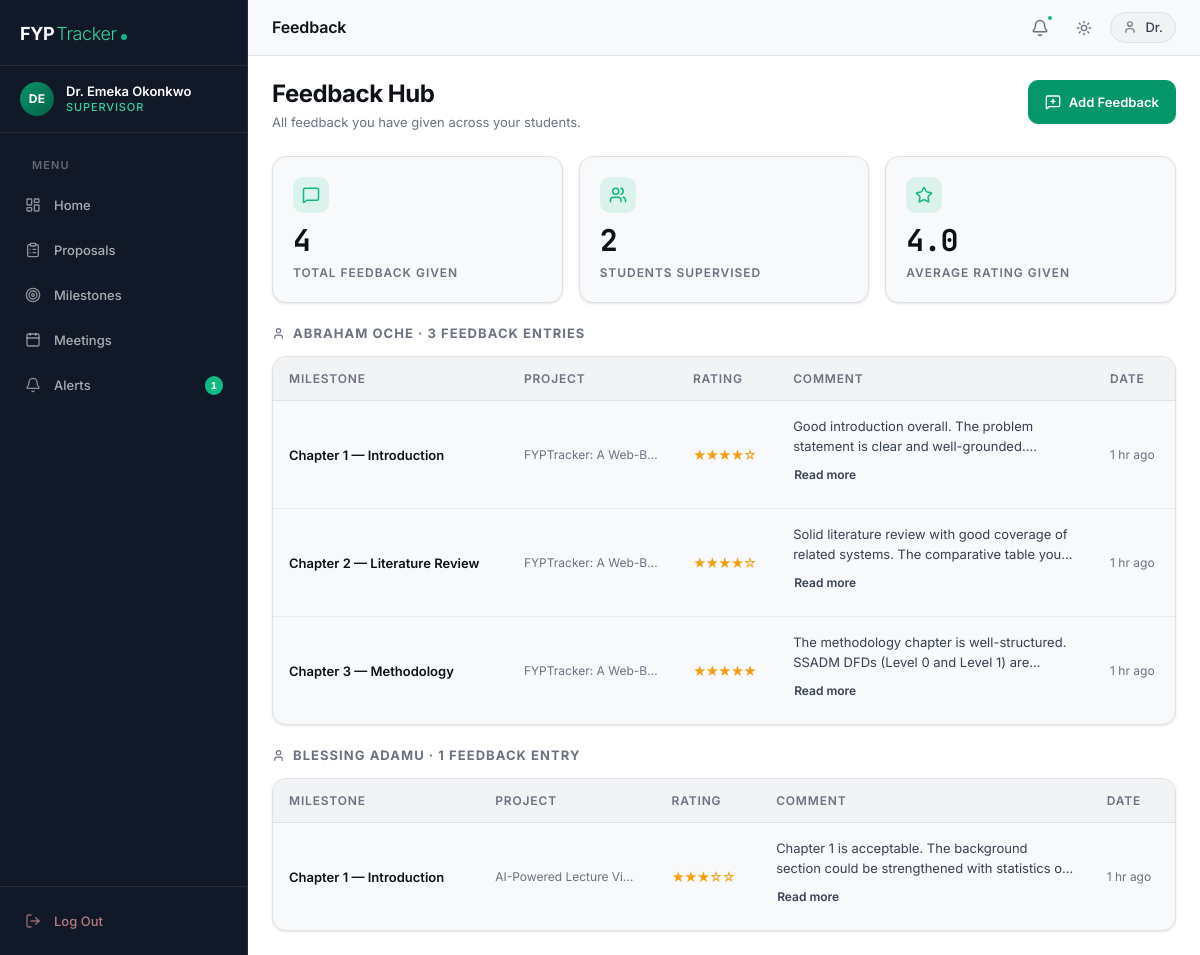
Page /supervisor/feedback.php (signed in) on the committed database.
### tables this page shows
CREATE TABLE feedback (
    feedback_id     INT UNSIGNED    NOT NULL AUTO_INCREMENT,
    milestone_id    INT UNSIGNED    NOT NULL,
    supervisor_id   INT UNSIGNED    NOT NULL,
    comment         TEXT            NOT NULL,
    rating          TINYINT UNSIGNED    NULL DEFAULT NULL CHECK (rating BETWEEN 1 AND 5),
    created_at      TIMESTAMP       NOT NULL DEFAULT CURRENT_TIMESTAMP,
    updated_at      TIMESTAMP       NOT NULL DEFAULT CURRENT_TIMESTAMP
                                                ON UPDATE CURRENT_TIMESTAMP,

    PRIMARY KEY (feedback_id),
    INDEX   idx_feedback_milestone   (milestone_id),
    INDEX   idx_feedback_supervisor  (supervisor_id),
    CONSTRAINT fk_feedback_milestone
        FOREIGN KEY (milestone_id)
        REFERENCES milestones (milestone_id)
        ON DELETE CASCADE
        ON UPDATE CASCADE,
    CONSTRAINT fk_feedback_supervisor
        FOREIGN KEY (supervisor_id)
        REFERENCES users (user_id)
        ON DELETE RESTRICT
        ON UPDATE CASCADE
);

CREATE TABLE milestones (
    milestone_id        INT UNSIGNED    NOT NULL AUTO_INCREMENT,
    project_id          INT UNSIGNED    NOT NULL,
    title               VARCHAR(255)    NOT NULL,    
    description         TEXT                NULL,
    due_date            DATE            NOT NULL,
    completion_status   ENUM(
                            'not_started',
                            'in_progress',
                            'completed'
                        )               NOT NULL DEFAULT 'not_started',
    submission_file     VARCHAR(255)        NULL DEFAULT NULL,  
    completed_at        DATETIME            NULL DEFAULT NULL,
    created_by          INT UNSIGNED    NOT NULL,   
    created_at          TIMESTAMP       NOT NULL DEFAULT CURRENT_TIMESTAMP,
    updated_at          TIMESTAMP       NOT NULL DEFAULT CURRENT_TIMESTAMP
                                                    ON UPDATE CURRENT_TIMESTAMP,

    PRIMARY KEY (milestone_id),
    INDEX   idx_milestones_project (project_id),
    INDEX   idx_milestones_due     (due_date),
    INDEX   idx_milestones_status  (completion_status),
    CONSTRAINT fk_milestones_project
        FOREIGN KEY (project_id)
        REFERENCES projects (project_id)
        ON DELETE CASCADE
        ON UPDATE CASCADE,
    CONSTRAINT fk_milestones_creator
        FOREIGN KEY (created_by)
        REFERENCES users (user_id)
        ON DELETE RESTRICT
        ON UPDATE CASCADE
);

CREATE TABLE projects (
    project_id        INT UNSIGNED    NOT NULL AUTO_INCREMENT,
    title             VARCHAR(255)    NOT NULL,
    description       TEXT                NULL,
    student_id        INT UNSIGNED    NOT NULL,
    supervisor_id     INT UNSIGNED        NULL DEFAULT NULL,
    status            ENUM(
                          'pending',       
                          'approved',      
                          'rejected',      
                          'in_progress',   
                          'completed'      
                      )               NOT NULL DEFAULT 'pending',
    rejection_reason  TEXT                NULL,
    chapter_file      VARCHAR(255)        NULL DEFAULT NULL,  
    submission_date   DATE                NULL DEFAULT NULL,
    approval_date     DATE                NULL DEFAULT NULL,
    completion_date   DATE                NULL DEFAULT NULL,
    created_at        TIMESTAMP       NOT NULL DEFAULT CURRENT_TIMESTAMP,
    updated_at        TIMESTAMP       NOT NULL DEFAULT CURRENT_TIMESTAMP
                                                ON UPDATE CURRENT_TIMESTAMP,

    PRIMARY KEY (project_id),
    UNIQUE  KEY uq_projects_student (student_id),           
    INDEX   idx_projects_supervisor (supervisor_id),
    INDEX   idx_projects_status     (status),
    CONSTRAINT fk_projects_student
        FOREIGN KEY (student_id)
        REFERENCES users (user_id)
        ON DELETE CASCADE
        ON UPDATE CASCADE,
    CONSTRAINT fk_projects_supervisor
        FOREIGN KEY (supervisor_id)
        REFERENCES users (user_id)
        ON DELETE SET NULL
        ON UPDATE CASCADE
);

### includes/repositories/SupervisorRepository.php (called while the page is built, shortened)
<?php
class SupervisorRepository
{
    private PDO $db;
    public function __construct(PDO $db)
    {
        $this->db = $db;
    }
    public function findAssignedStudentsWithProgress(int $supervisorUserId): array
    {
        $stmt = $this->db->prepare(
            "SELECT
                u.user_id,
                u.full_name                                      AS student_name,
                u.email                                          AS student_email,
                st.matric_number,
                p.project_id,
                p.title                                          AS project_title,
                p.status                                         AS project_status,
                p.submission_date,
                COUNT(m.milestone_id)                            AS total_milestones,
                SUM(m.completion_status = 'completed')           AS completed_milestones,
                SUM(m.completion_status = 'in_progress')         AS inprogress_milestones,
                SUM(m.completion_status = 'not_started')         AS pending_milestones
               FROM projects p
               JOIN users u      ON u.user_id     = p.student_id
               JOIN students st  ON st.student_id = p.student_id
               LEFT JOIN milestones m ON m.project_id = p.project_id
              WHERE p.supervisor_id = ?
              GROUP BY p.project_id
              ORDER BY u.full_name ASC"
        );
        $stmt->execute([$supervisorUserId]);
        return $stmt->fetchAll();
    }
}

### includes/functions.php (called while the page is built, shortened)
<?php
function e(string $value): string
{
    return htmlspecialchars($value, ENT_QUOTES | ENT_HTML5, 'UTF-8');
}
function timeAgo(string $dateStr): string
{
    $diff = time() - strtotime($dateStr);
    return match (true) {
        $diff < 60     => 'Just now',
        $diff < 3600   => floor($diff / 60)   . ' min ago',
        $diff < 86400  => floor($diff / 3600)  . ' hr ago',
        $diff < 604800 => floor($diff / 86400) . ' days ago',
        default        => formatDate($dateStr),
    };
}

### supervisor/feedback.php (the view, shortened to what this page needs)
<?php
require_once __DIR__ . '/../includes/functions.php';
require_once __DIR__ . '/../includes/repositories/SupervisorRepository.php';
$db                   = getDB();
$projectRepository    = new ProjectRepository($db);
$supervisorRepository = new SupervisorRepository($db);
$supervisorId = $_SESSION['user_id'];
$stmt = $db->prepare(
    'SELECT f.*,
            m.title        AS milestone_title,
            m.project_id,
            p.title        AS project_title,
            u.full_name    AS student_name,
            st.matric_number
       FROM feedback f
       JOIN milestones m  ON m.milestone_id  = f.milestone_id
       JOIN projects p    ON p.project_id    = m.project_id
       JOIN users u       ON u.user_id       = p.student_id
       JOIN students st   ON st.student_id   = p.student_id
      WHERE f.supervisor_id = ?
      ORDER BY f.created_at DESC'
);
$stmt->execute([$supervisorId]);
$allFeedback = $stmt->fetchAll();
$assignedStudents = $supervisorRepository->findAssignedStudentsWithProgress($supervisorId);
$milestonesByProject = [];
foreach ($assignedStudents as $student) {
    if (!empty($student['project_id'])) {
        $milestonesByProject[$student['project_id']] = [
            'student_name' => $student['student_name'],
            'project_title' => $student['project_title'],
            'milestones'   => $projectRepository->findMilestonesByProjectId((int) $student['project_id']),
        ];
    }
}
$totalFeedback    = count($allFeedback);
$ratedFeedback    = array_filter($allFeedback, fn($f) => $f['rating'] !== null);
$averageRating    = count($ratedFeedback) > 0
    ? round(array_sum(array_column($ratedFeedback, 'rating')) / count($ratedFeedback), 1)
    : null;
require_once __DIR__ . '/../includes/header.php';
require_once __DIR__ . '/../includes/navbar.php';
?>
<div class="main-content" id="main-content">
  <?php require_once __DIR__ . '/../includes/topbar.php'; ?>
  <div class="page-body">
    <div class="page-header">
      <div class="page-header-row">
        <div>
          <div class="page-title">Feedback Hub</div>
          <p class="page-subtitle">All feedback you have given across your students.</p>
        </div>
        <?php if (!empty($milestonesByProject)): ?>
        <button class="btn btn-primary" onclick="openModal('modal-add-feedback')">
          <i data-lucide="message-square-plus" width="16" height="16"></i>
          Add Feedback
        </button>
        <?php endif; ?>
      </div>
    </div>
    <div class="stats-grid" style="grid-template-columns:repeat(3,1fr);margin-bottom:var(--sp-5);">
      <div class="stat-card">
        <div class="stat-icon-wrap"><i data-lucide="message-square" width="18" height="18"></i></div>
        <div class="stat-value tabular"><?= $totalFeedback ?></div>
        <div class="stat-label">Total Feedback Given</div>
      </div>
      <div class="stat-card">
        <div class="stat-icon-wrap"><i data-lucide="users" width="18" height="18"></i></div>
        <div class="stat-value tabular"><?= count($assignedStudents) ?></div>
        <div class="stat-label">Students Supervised</div>
      </div>
      <div class="stat-card">
        <div class="stat-icon-wrap"><i data-lucide="star" width="18" height="18"></i></div>
        <div class="stat-value tabular"><?= $averageRating !== null ? number_format($averageRating, 1) : '—' ?></div>
        <div class="stat-label">Average Rating Given</div>
      </div>
    </div>
    <?php if (empty($allFeedback)): ?>
    <div class="card">
      <div class="card-body">
        <div class="empty-state">
          <div class="empty-icon"><i data-lucide="message-square" width="24" height="24"></i></div>
          <div class="empty-title">No feedback given yet</div>
          <p class="empty-desc">Use the milestones page or the button above to give feedback to your students.</p>
        </div>
      </div>
    </div>
    <?php else: ?>
    <?php
    $feedbackByStudent = [];
    foreach ($allFeedback as $fb) {
        $feedbackByStudent[$fb['student_name']][] = $fb;
    }
    ?>
    <div style="display:flex;flex-direction:column;gap:var(--sp-5);">
      <?php foreach ($feedbackByStudent as $studentName => $feedbackItems): ?>
      <div>
        <h2 style="font-size:var(--text-sm);font-weight:700;text-transform:uppercase;letter-spacing:0.08em;color:var(--text-tertiary);margin-bottom:var(--sp-3);display:flex;align-items:center;gap:var(--sp-2);">
          <i data-lucide="user" width="13" height="13"></i>
          <?= e($studentName) ?> · <?= count($feedbackItems) ?> feedback entr<?= count($feedbackItems) !== 1 ? 'ies' : 'y' ?>
        </h2>
        <div class="card">
          <div class="table-wrapper">
            <table>
              <thead>
                <tr>
                  <th>Milestone</th>
                  <th>Project</th>
                  <th>Rating</th>
                  <th>Comment</th>
                  <th>Date</th>
                </tr>
              </thead>
              <tbody>
                <?php foreach ($feedbackItems as $fb): ?>
                <tr>
                  <td>
                    <span class="cell-primary"><?= e($fb['milestone_title']) ?></span>
                  </td>
                  <td style="max-width:160px;">
                    <span class="truncate" style="display:block;font-size:var(--text-xs);color:var(--text-tertiary);" title="<?= e($fb['project_title']) ?>">
                      <?= e(mb_strimwidth($fb['project_title'], 0, 40, '…')) ?>
                    </span>
                  </td>
                  <td>
                    <?php if ($fb['rating']): ?>
                    <span style="color:var(--color-warning);font-size:var(--text-sm);letter-spacing:-1px;">
                      <?= str_repeat('★', (int)$fb['rating']) ?><?= str_repeat('☆', 5 - (int)$fb['rating']) ?>
                    </span>
                    <?php else: ?>
                    <span style="color:var(--text-tertiary);font-size:var(--text-xs);">—</span>
                    <?php endif; ?>
                  </td>
                  <td style="max-width:300px;">
                    <span style="font-size:var(--text-sm);color:var(--text-secondary);line-height:1.5;display:-webkit-box;-webkit-line-clamp:2;-webkit-box-orient:vertical;overflow:hidden;">
                      <?= e($fb['comment']) ?>
                    </span>
                    <?php if (mb_strlen($fb['comment']) > 120): ?>
                    <button
                      class="btn btn-ghost btn-sm"
                      style="padding:2px 0;font-size:var(--text-xs);"
                      onclick="viewFullFeedback(<?= htmlspecialchars(json_encode($fb['comment']), ENT_QUOTES) ?>)">
                      Read more
                    </button>
                    <?php endif; ?>
                  </td>
                  <td class="cell-muted" style="white-space:nowrap;"><?= timeAgo($fb['created_at']) ?></td>
                </tr>
                <?php endforeach; ?>
              </tbody>
            </table>
          </div>
        </div>
      </div>
      <?php endforeach; ?>
    </div>
    <?php endif; ?>
  </div>
</div>
<?php require_once __DIR__ . '/../includes/footer.php'; ?>

### rows in the picture
feedback: milestone.title "Chapter 1 — Introduction", projects.title "FYPTracker: A Web-B…", rating "★★★★", rating "☆", comment "Good introduction overall. The problem statement is clear and…", created_at "1 hr ago"
feedback: milestone.title "Chapter 2 — Literature Review", projects.title "FYPTracker: A Web-B…", rating "★★★★", rating "☆", comment "Solid literature review with good coverage of related systems. The comparative table…", created_at "1 hr ago"
feedback: milestone.title "Chapter 3 — Methodology", projects.title "FYPTracker: A Web-B…", rating "★★★★★", comment "The methodology chapter is well-structured. SSADM DFDs (Level 0 and Level 1)…", created_at "1 hr ago"
feedback: milestone.title "Chapter 1 — Introduction", projects.title "AI-Powered Lecture Vi…", rating "★★★", rating "☆☆", comment "Chapter 1 is acceptable. The background section could be strengthened with statistics…", created_at "1 hr ago"

### other values in the picture
$initials "DE"
$name "Dr. Emeka Okonkwo"
$role "SUPERVISOR"
$item['label'] "Home"
$item['label'] "Proposals"
$item['label'] "Milestones"
$item['label'] "Meetings"
$item['label'] "Alerts"
$badge "1"
$pageTitle "Feedback"
$fname "Dr."
$totalFeedback "4"
count($assignedStudents) "2"
$averageRating "4.0"
$studentName "ABRAHAM OCHE"
